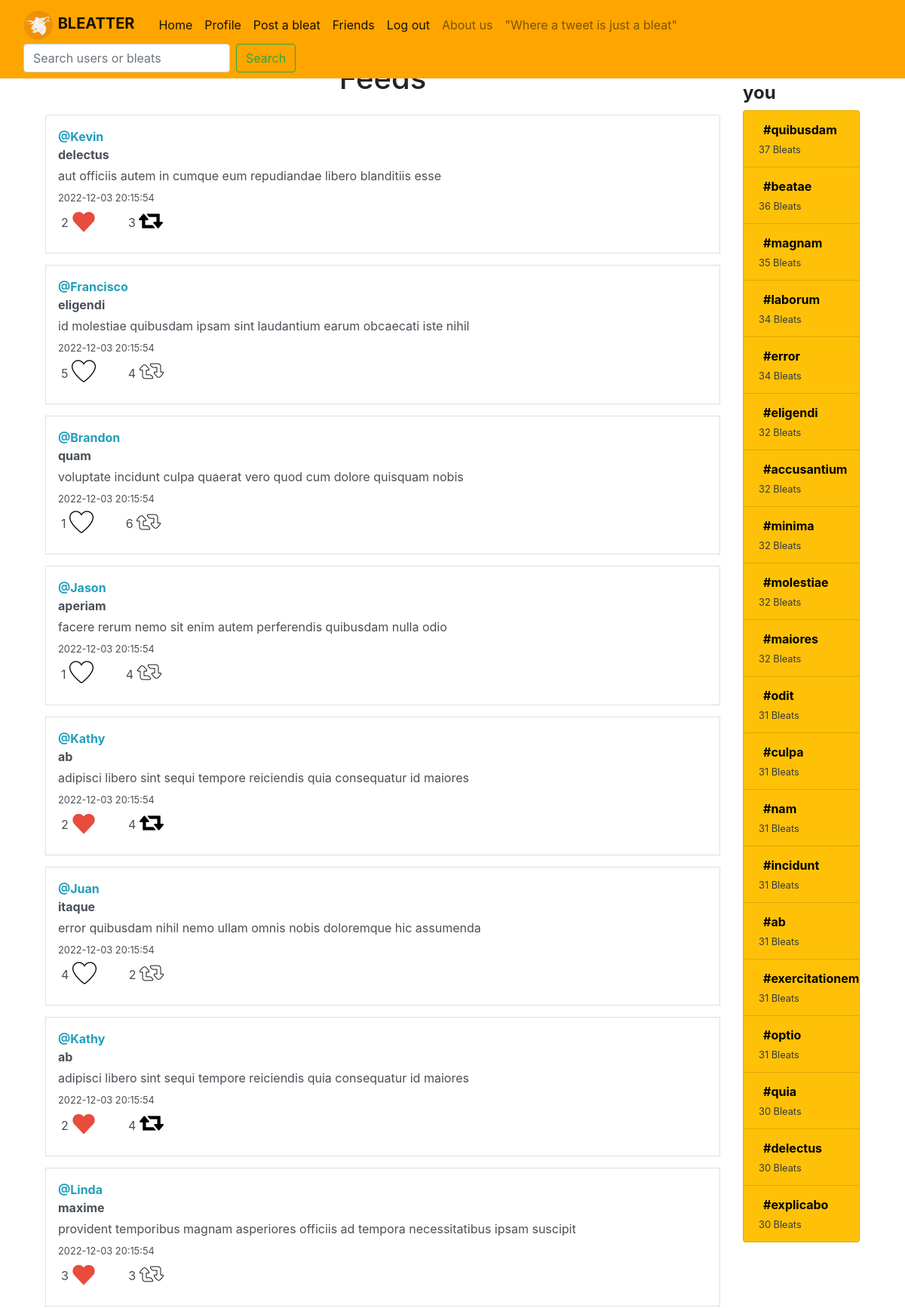
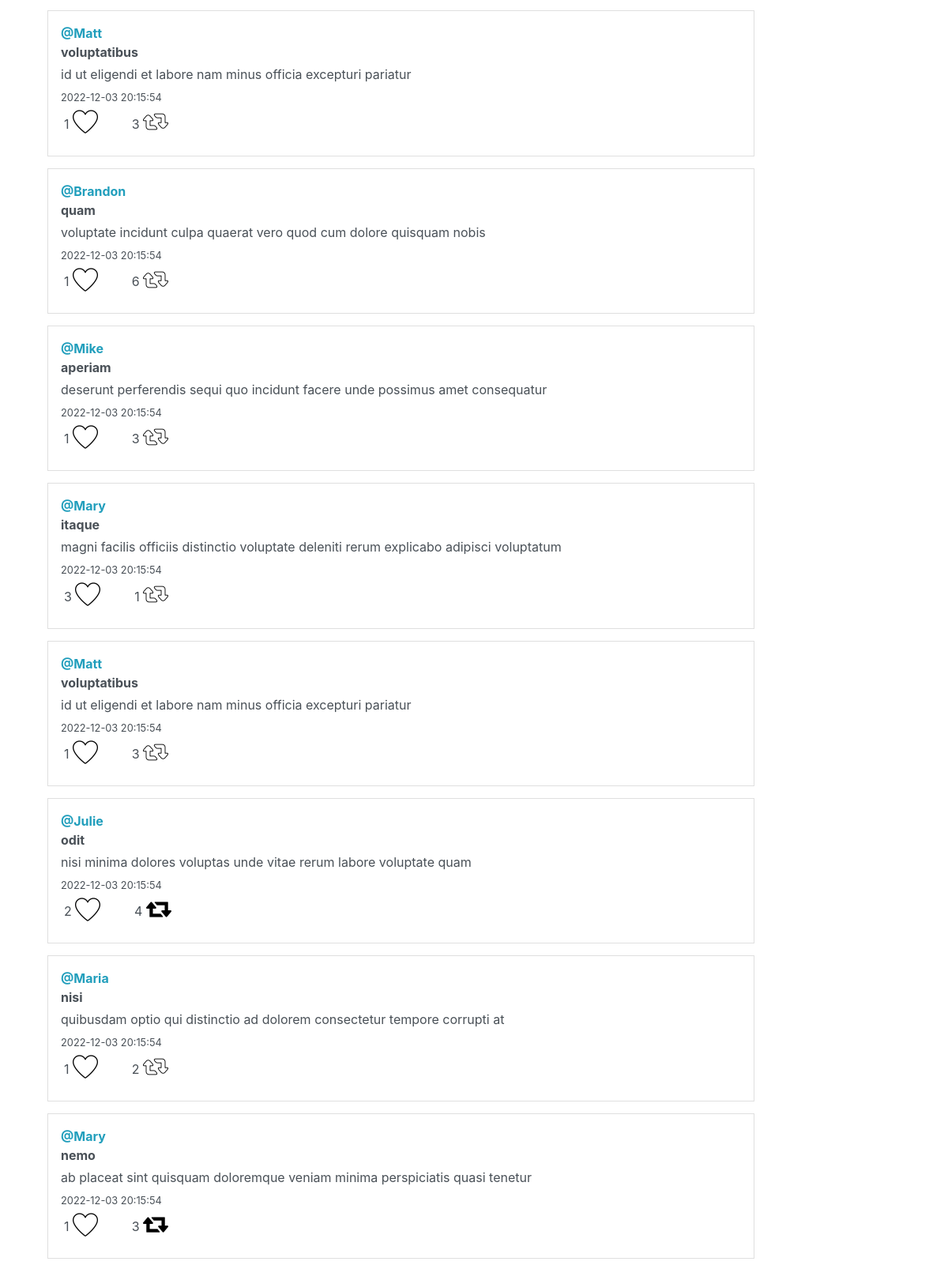
The page /home_page (signed in, upper part) on the database its author committed (2 pictures, top to bottom).
### Main.py (models this page shows, shortened)
class User(db.Model):
    __tablename__ = "User"
    id = db.Column(db.Integer, primary_key=True)
    username = db.Column(db.String(24))
    email = db.Column(db.String(64))
    pwd = db.Column(db.String(64))
    location = db.Column(db.String(64))
    bleats = db.relationship(
        "Bleat", passive_deletes=True, cascade="all, delete")

class Bleat(db.Model):
    __tablename__ = "Bleat"
    id = db.Column(db.Integer, primary_key=True)
    title = db.Column(db.String(256))
    content = db.Column(db.String(256))
    author_id = db.Column(db.Integer, db.ForeignKey(
        "User.id", ondelete='CASCADE'), nullable=False)
    like = db.Column(db.Integer)
    retweet = db.Column(db.Integer)
    reply = db.Column(db.Integer)
    date = db.Column(db.String(256), nullable=False)

### Main.py (the view, shortened to what this page needs)
@app.route("/home_page", methods=["GET", "POST"])
def home_user():
    g.search = "home_page"
    word_counter = Counter()
    bleats = Bleat.query.all()
    d_search = dict()
    for bleat in bleats:
        for w in bleat.title.split():
            word_counter[w] += 1
            if not d_search.get(w):
                d_search[w] = LinkedList()  # Access O(n) Insertion O(1)
                d_search[w].insert_beginning(bleat)
            else:
                d_search[w].insert_beginning(bleat)
        for w in bleat.content.split():
            word_counter[w] += 1
            if not d_search.get(w):
                d_search[w] = LinkedList()
                d_search[w].insert_beginning(bleat)
            else:
                d_search[w].insert_at_end(bleat)
    most_used_word = [u for u in word_counter.most_common(20)]
    if request.method == "GET":
        relation = Relationship.query.all()
        friends_id = []  # the ongoing friend id are store in this array
        user_id = session.get('current_user')
        for ele in relation:
            if ele.userID1 == user_id and ele.pending:
                friends_id.append(ele.userID2)
        users = User.query.all()
        friends_name = dict()
        while len(list(friends_name.keys())) != len(friends_id):
            for e in users:
                if e.id in friends_id:
                    friends_name[e.id] = e
        friends_bleats = []
        for ele in bleats:
            if ele.author_id in friends_id:
                friends_bleats.append((friends_name[ele.author_id], ele))
        like_bd = Like.query.all()
        like_index = dict()
        for l in like_bd:  # For each user we have all the bleat the liked
            if like_index.get(l.liker_id):
                like_index[l.liker_id].append(l.bleat_id)
            else:
                like_index[l.liker_id] = [l.bleat_id]
        rb_bd = Rebleat.query.all()
        rb_index = dict()
        for r in rb_bd:
            if rb_index.get(r.rebleater_id):
                rb_index[r.rebleater_id].append(r.bleat_id)
            else:
                rb_index[r.rebleater_id] = [r.bleat_id]
        for f_id in friends_name.keys():
            if rb_index.get(f_id):
                for b in rb_index.get(f_id):
                    bl = Bleat.query.filter(Bleat.id == b).first()
                    author = User.query.filter(User.id == bl.author_id).first()
                    friends_bleats.append((author, bl))
        friends_bleats = sorted(
            friends_bleats, key=lambda friends_bleats: friends_bleats[1].date)
        friends_bleats.reverse()
        return render_template("home_page.html", messages=friends_bleats, like_index=like_index,
                               rb_index=rb_index,
                               most_used_word=most_used_word,
                               current_user=session.get("current_user"))

### Main.py (called while the page is built)
@event.listens_for(Engine, "connect")
def _set_sqlite_pragma(dbapi_connection, connection_record):
    if isinstance(dbapi_connection, SQLite3Connection):
        cursor = dbapi_connection.cursor()
        cursor.execute("PRAGMA foreign_keys=ON;")
        cursor.close()

### data_struct.py (called while the page is built)
    def insert_beginning(self, data):
        if self.head is None:
            self.head = Node(data, None)
            self.last_node = self.head
            return
        new_node = Node(data, self.head)
        self.head = new_node

    def insert_at_end(self, data):
        if self.head is None:
            self.insert_beginning(data)
            return
        self.last_node.next_node = Node(data, None)
        self.last_node = self.last_node.next_node

### templates/home_page.html (shortened to what this page needs)
{% extends 'base.html' %}
{% block main %}
<div class="container">
    <div class="row">
        <div class="col">
            <div class="text-center">
                <h1>Feeds</h1>
            </div>
            <ul class="list-group">
                {%for author,b in messages%}
                <li class="list-group-item list-group-item-action flex-column align-items-start mt-3 shadow p-3 ">
                    <a style="color: #219EBC" href="/profile/{{author.id}}"><b>@{{author.username}}</b></a>
                    <p class="mb-1"><b>{{b.title}}</b></p>
                    <p class="mb-1">{{b.content}}</p>
                    <small>{{b.date}}</small>
                    <div class="row g-2">
                        <div class="p-1">
                            <div class="col">
                                {%if (b.id not in like_index[current_user]) %}
                                <form>
                                    <label for="like">{{b.like}}</label>
                                    <input class="like" onclick="updateLike_btn(this, '{{b.id}}')" type="button"
                                        name="Like" id="like" style="background-image: url('/static/like.png');
                                                                            background-color: white;
                                                                            background-repeat: no-repeat;
                                                                            background-size: 2em;
                                                                            border: none;
                                                                            width: 2.3em;
                                                                            height: 2.3em;
                                                                            ">
                                </form>
                                {% else %}
                                <form>
                                    <label for="like">{{b.like}}</label>
                                    <input class="like" id="like" onclick="updateLike_btn(this, '{{b.id}}')"
                                        type="button" name="Unlike" style="background-image: url('/static/red_like.png');
                                                                            background-color: white;
                                                                            background-repeat: no-repeat;
                                                                            background-size: 2em;
                                                                            border: none;
                                                                            width: 2.3em;
                                                                            height: 2.3em;
                                                                            ">
                                </form>
                                {% endif %}
                            </div>
                        </div>
                        <div class="p-1">
                            <div class="col">
                                {%if (b.id not in rb_index[current_user]) %}
                                <form>
                                    <label for="rebleat">{{b.retweet}}</label>
                                    <input class="rebleat" id="rebleat" onclick="updateRB_btn(this, '{{b.id}}')"
                                        type="button" name="Rebleat" style="background-image: url('/static/rebleat.png');
                                                                            background-color: white;
                                                                            background-repeat: no-repeat;
                                                                            background-size: 2em;
                                                                            border: none;
                                                                            width: 2.3em;
                                                                            height: 2.3em;
                                                                            ">
                                </form>
                                {% else %}
                                <form>
                                    <label for="rebleat">{{b.retweet}}</label>
                                    <input class="rebleat" id="rebleat" onclick="updateRB_btn(this, '{{b.id}}')"
                                        type="button" name="Unrebleat" style="background-image: url('/static/black_rebleat.png');
                                                                            background-color: white;
                                                                            background-repeat: no-repeat;
                                                                            background-size: 2em;
                                                                            border: none;
                                                                            width: 2.3em;
                                                                            height: 2.3em;
                                                                            ">
                                </form>
                                {% endif %}
                            </div>
                        </div>
                    </div>
                </li>
                {%endfor%}
            </ul>
        </div>
        <div class="col col-lg-2 rounded">
            <h4><b>Trend for you</b></h4>
            <ul class="list-group align-items-center ">
                {%for w,n in most_used_word %}
                <li
                    class="list-group-item list-group-item-action flex-column align-items-start shadow bg-warning text-dark">
                    <form action="/home_page" method="post">
                        <button class="link-button" type="submit"><b>#{{w}}</b>
                        </button>
                    </form>
                    <small>{{n}} Bleats</small>
                </li>
                {%endfor%}
            </ul>
        </div>
    </div>
</div>
{% endblock %}

### templates/home_page.html (style rules this page uses)
.link-button { background: none; border: none; cursor: pointer; }

### rows shown on the page
User: username "Kevin", title "delectus", content "aut officiis autem in cumque eum repudiandae libero blanditiis esse", date "2022-12-03 20:15:54", like "2", retweet "3"
User: username "Francisco", title "eligendi", content "id molestiae quibusdam ipsam sint laudantium earum obcaecati iste nihil", date "2022-12-03 20:15:54", like "5", retweet "4"
User: username "Brandon", title "quam", content "voluptate incidunt culpa quaerat vero quod cum dolore quisquam nobis", date "2022-12-03 20:15:54", like "1", retweet "6"
User: username "Jason", title "aperiam", content "facere rerum nemo sit enim autem perferendis quibusdam nulla odio", date "2022-12-03 20:15:54", like "1", retweet "4"
User: username "Kathy", title "ab", content "adipisci libero sint sequi tempore reiciendis quia consequatur id maiores", date "2022-12-03 20:15:54", like "2", retweet "4"
User: username "Juan", title "itaque", content "error quibusdam nihil nemo ullam omnis nobis doloremque hic assumenda", date "2022-12-03 20:15:54", like "4", retweet "2"
User: username "Linda", title "maxime", content "provident temporibus magnam asperiores officiis ad tempora necessitatibus ipsam suscipit", date "2022-12-03 20:15:54", like "3", retweet "3"
User: username "Matt", title "voluptatibus", content "id ut eligendi et labore nam minus officia excepturi pariatur", date "2022-12-03 20:15:54", like "1", retweet "3"
User: username "Mike", title "aperiam", content "deserunt perferendis sequi quo incidunt facere unde possimus amet consequatur", date "2022-12-03 20:15:54", like "1", retweet "3"
User: username "Mary", title "itaque", content "magni facilis officiis distinctio voluptate deleniti rerum explicabo adipisci voluptatum", date "2022-12-03 20:15:54", like "3", retweet "1", title "nemo", content "ab placeat sint quisquam doloremque veniam minima perspiciatis quasi tenetur", like "1", retweet "3"
User: username "Julie", title "odit", content "nisi minima dolores voluptas unde vitae rerum labore voluptate quam", date "2022-12-03 20:15:54", like "2", retweet "4"
User: username "Maria", title "nisi", content "quibusdam optio qui distinctio ad dolorem consectetur tempore corrupti at", date "2022-12-03 20:15:54", like "1", retweet "2"
Bleat: title "molestiae", n "32"

### other values the page prints
{{ w }} "quibusdam" "beatae" "magnam" "laborum" "error" "eligendi" "accusantium" "minima" "maiores" "odit" "culpa" "nam" "incidunt" "ab" "exercitationem" "optio" "quia" "delectus" "explicabo"
{{ n }} "37" "36" "35" "34" "34" "32" "32" "32" "32" "31" "31" "31" "31" "31" "31" "31" "30" "30" "30"
